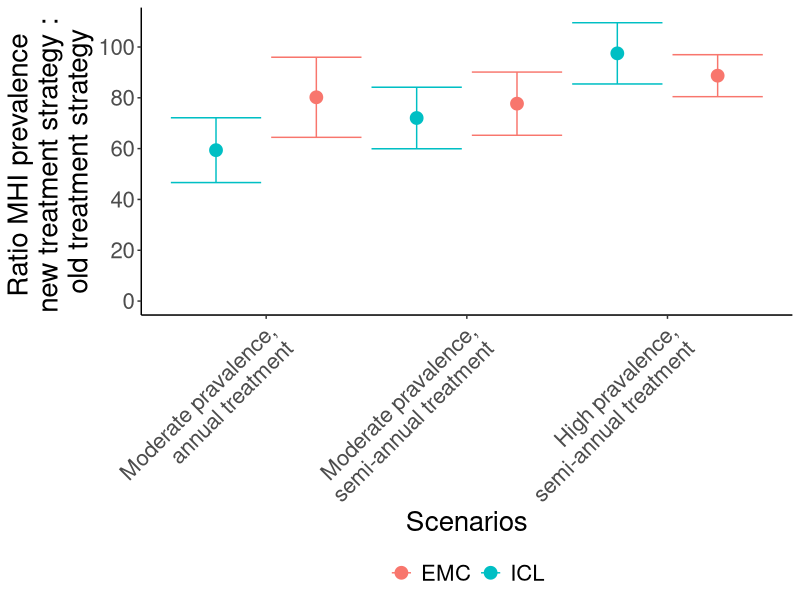
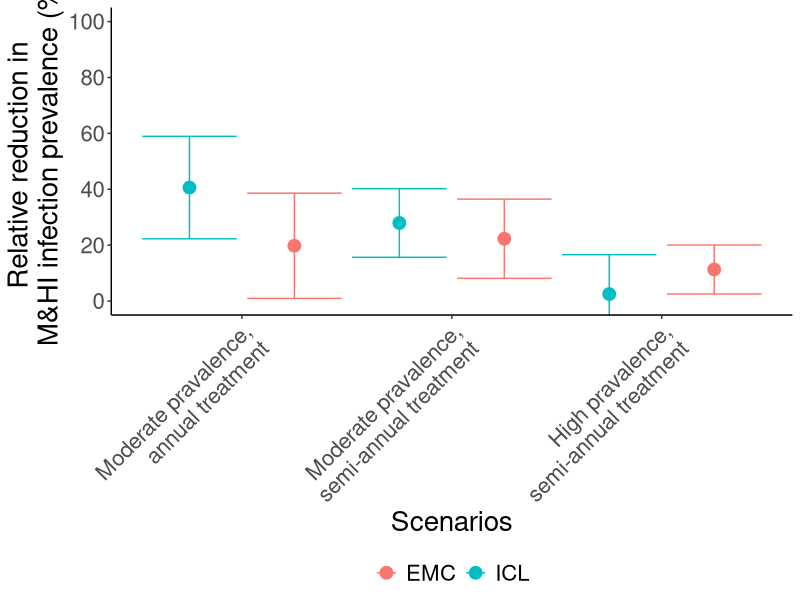
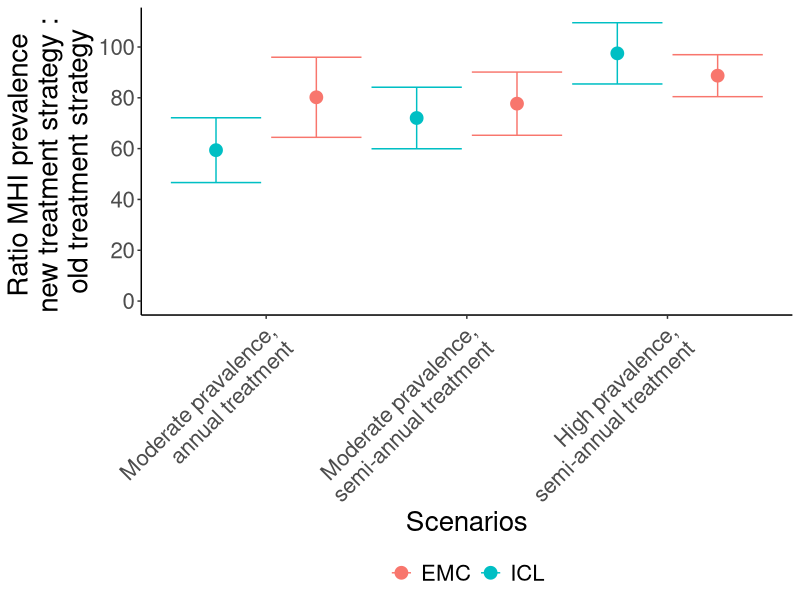
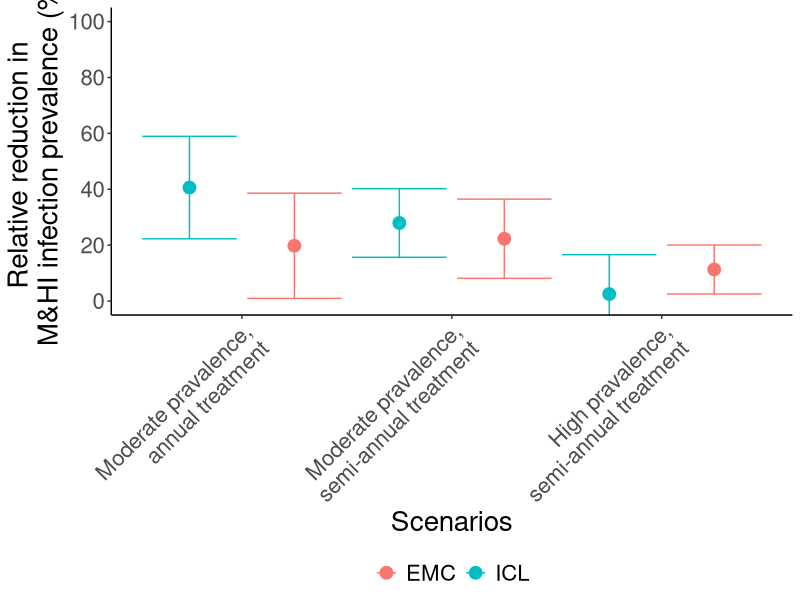

Reproduce these figures in R, in order.

library(ggplot2)

##################################################################################
# Standard deviation of a ratio of independent variables
##################################################################################

sdRatio <- function(mean1, mean2, sd1, sd2)
{
	sdr <- mean1/mean2 * sqrt(sd1^2 / mean1^2 + sd2^2 / mean2^2)
	return(sdr)
}

sdSum <- function(sd1, sd2)
{
	return(sqrt(sd1^2 + sd2^2))
}

##################################################################################
# Moderate prevalence, annual SB
##################################################################################

meanSB_ICL <- 0.0394
meanWRA_ICL <- 0.0234

sdSB_ICL <- 0.00288
sdWRA_ICL <- 0.00184


meanSB_EMC <- 0.0571 
meanWRA_EMC <- 0.0458

sdSB_EMC <- 0.00308
sdWRA_EMC <- 0.00255


#reduction_ICL <- meanSB_ICL - meanWRA_ICL
#sd_reduction_ICL <- sdSum(sdSB_ICL, sdWRA_ICL)

ratio_mod_1_ICL <- meanWRA_ICL / meanSB_ICL
sd_mod_1_ICL <- sdRatio(meanWRA_ICL, meanSB_ICL, sdWRA_ICL, sdSB_ICL)



#reduction_EMC <- meanSB_EMC - meanWRA_EMC
#sd_reduction_EMC <- sdSum(sdSB_EMC, sdWRA_EMC)

ratio_mod_1_EMC <- meanWRA_EMC / meanSB_EMC
sd_mod_1_EMC <- sdRatio(meanWRA_EMC, meanSB_EMC, sdWRA_EMC, sdSB_EMC)



##################################################################################
# Moderate prevalence, semi-annual SB
##################################################################################

meanSB_ICL <- 0.0322
meanWRA_ICL <- 0.0232

sdSB_ICL <- 0.00222
sdWRA_ICL <- 0.00197


meanSB_EMC <- 0.0574 
meanWRA_EMC <- 0.0446

sdSB_EMC <- 0.00314
sdWRA_EMC <- 0.00245



#reduction_ICL <- meanSB_ICL - meanWRA_ICL
#sd_reduction_ICL <- sdSum(sdSB_ICL, sdWRA_ICL)

ratio_mod_2_ICL <- meanWRA_ICL / meanSB_ICL
sd_mod_2_ICL <- sdRatio(meanWRA_ICL, meanSB_ICL, sdWRA_ICL, sdSB_ICL)


#reduction_EMC <- meanSB_EMC - meanWRA_EMC
#sd_reduction_EMC <- sdSum(sdSB_EMC, sdWRA_EMC)

ratio_mod_2_EMC <- meanWRA_EMC / meanSB_EMC
sd_mod_2_EMC <- sdRatio(meanWRA_EMC, meanSB_EMC, sdWRA_EMC, sdSB_EMC)



##################################################################################
# High prevalence, semi-annual SB
##################################################################################

meanSB_ICL <- 0.0798
meanWRA_ICL <- 0.0778

sdSB_ICL <- 0.00363
sdWRA_ICL <- 0.00329


meanSB_EMC <- 0.124 
meanWRA_EMC <- 0.110

sdSB_EMC <- 0.00384
sdWRA_EMC <- 0.00382



#reduction_ICL <- meanSB_ICL - meanWRA_ICL
#sd_reduction_ICL <- sdSum(sdSB_ICL, sdWRA_ICL)

ratio_high_2_ICL <- meanWRA_ICL / meanSB_ICL
sd_high_2_ICL <- sdRatio(meanWRA_ICL, meanSB_ICL, sdWRA_ICL, sdSB_ICL)


#reduction_EMC <- meanSB_EMC - meanWRA_EMC
#sd_reduction_EMC <- sdSum(sdSB_EMC, sdWRA_EMC)

ratio_high_2_EMC <- meanWRA_EMC / meanSB_EMC
sd_high_2_EMC <- sdRatio(meanWRA_EMC, meanSB_EMC, sdWRA_EMC, sdSB_EMC)


################################################################################

outpath <- "D:\\STH\\ModellingConsortium\\WRAquestion\\Output\\"

#ratios <- c(ratio_mod_1_ICL, ratio_mod_2_ICL, ratio_high_2_ICL, ratio_mod_1_EMC, ratio_mod_2_EMC, ratio_high_2_EMC)*100
ratios <- c(ratio_mod_1_ICL, ratio_mod_1_EMC, ratio_mod_2_ICL, ratio_mod_2_EMC, ratio_high_2_ICL, ratio_high_2_EMC)*100
sds <- c(sd_mod_1_ICL, sd_mod_2_ICL, sd_high_2_ICL, sd_mod_1_EMC, sd_mod_2_EMC, sd_high_2_EMC)*100
scenarios <- seq(1, 12, 2)
unis <- c(rep(c("ICL", "EMC"), 3))

df <- data.frame(ratios=ratios, scenarios=scenarios, sds=sds, unis=unis)

p <- ggplot(data=df, aes(x=scenarios, y=ratios, colour=unis))
p <- p + theme(panel.grid.major=element_blank(), panel.grid.minor=element_blank(), panel.background=element_blank(), axis.line=element_line(colour="black"), axis.title=element_text(size=20), axis.text=element_text(size=16), axis.text.x=element_text(angle=45, hjust=1), legend.title=element_blank(), legend.text=element_text(size=16), legend.position="bottom")
p <- p + geom_point(size=4)
p <- p + geom_errorbar(aes(ymin=ratios-2*sds, ymax=ratios+2*sds))
p <- p + scale_y_continuous(breaks=seq(0, 110, 20), limits=c(0, 110)) 
p <- p + xlab("Scenarios") + ylab("Ratio MHI prevalence \nnew treatment strategy : \nold treatment strategy")
p <- p + scale_x_continuous(breaks=c(2, 6, 10), labels=c("Moderate pravalence,\nannual treatment", "Moderate pravalence,\nsemi-annual treatment", "High pravalence,\nsemi-annual treatment"))
print(p)
ggsave(paste0(outpath, "summaryFigure1.jpeg"), p, dpi=300)

###################################################################################################################


##################################################################################
# Moderate prevalence, annual SB
##################################################################################

meanSB_ICL <- 0.0394
meanWRA_ICL <- 0.0234

sdSB_ICL <- 0.00288
sdWRA_ICL <- 0.00184


meanSB_EMC <- 0.0571 
meanWRA_EMC <- 0.0458

sdSB_EMC <- 0.00308
sdWRA_EMC <- 0.00255


reduction_ICL <- meanSB_ICL - meanWRA_ICL
sd_reduction_ICL <- sdSum(sdSB_ICL, sdWRA_ICL)

ratio_mod_1_ICL <- reduction_ICL / meanSB_ICL
sd_mod_1_ICL <- sdRatio(reduction_ICL, meanSB_ICL, sd_reduction_ICL, sdSB_ICL)


reduction_EMC <- meanSB_EMC - meanWRA_EMC
sd_reduction_EMC <- sdSum(sdSB_EMC, sdWRA_EMC)

ratio_mod_1_EMC <- reduction_EMC / meanSB_EMC
sd_mod_1_EMC <- sdRatio(reduction_EMC, meanSB_EMC, sd_reduction_EMC, sdSB_EMC)



##################################################################################
# Moderate prevalence, semi-annual SB
##################################################################################

meanSB_ICL <- 0.0322
meanWRA_ICL <- 0.0232

sdSB_ICL <- 0.00222
sdWRA_ICL <- 0.00197


meanSB_EMC <- 0.0574 
meanWRA_EMC <- 0.0446

sdSB_EMC <- 0.00314
sdWRA_EMC <- 0.00245



reduction_ICL <- meanSB_ICL - meanWRA_ICL
sd_reduction_ICL <- sdSum(sdSB_ICL, sdWRA_ICL)

ratio_mod_2_ICL <- reduction_ICL / meanSB_ICL
sd_mod_2_ICL <- sdRatio(reduction_ICL, meanSB_ICL, sd_reduction_ICL, sdSB_ICL)


reduction_EMC <- meanSB_EMC - meanWRA_EMC
sd_reduction_EMC <- sdSum(sdSB_EMC, sdWRA_EMC)

ratio_mod_2_EMC <- reduction_EMC / meanSB_EMC
sd_mod_2_EMC <- sdRatio(reduction_EMC, meanSB_EMC, sd_reduction_EMC, sdSB_EMC)



##################################################################################
# High prevalence, semi-annual SB
##################################################################################

meanSB_ICL <- 0.0798
meanWRA_ICL <- 0.0778

sdSB_ICL <- 0.00363
sdWRA_ICL <- 0.00329


meanSB_EMC <- 0.124 
meanWRA_EMC <- 0.110

sdSB_EMC <- 0.00384
sdWRA_EMC <- 0.00382



reduction_ICL <- meanSB_ICL - meanWRA_ICL
sd_reduction_ICL <- sdSum(sdSB_ICL, sdWRA_ICL)

ratio_high_2_ICL <- reduction_ICL / meanSB_ICL
sd_high_2_ICL <- sdRatio(reduction_ICL, meanSB_ICL, sd_reduction_ICL, sdSB_ICL)


reduction_EMC <- meanSB_EMC - meanWRA_EMC
sd_reduction_EMC <- sdSum(sdSB_EMC, sdWRA_EMC)

ratio_high_2_EMC <- reduction_EMC / meanSB_EMC
sd_high_2_EMC <- sdRatio(reduction_EMC, meanSB_EMC, sd_reduction_EMC, sdSB_EMC)


################################################################################

outpath <- "D:\\STH\\ModellingConsortium\\WRAquestion\\Output\\"

#ratios <- c(ratio_mod_1_ICL, ratio_mod_2_ICL, ratio_high_2_ICL, ratio_mod_1_EMC, ratio_mod_2_EMC, ratio_high_2_EMC)*100
ratios <- c(ratio_mod_1_ICL, ratio_mod_1_EMC, ratio_mod_2_ICL, ratio_mod_2_EMC, ratio_high_2_ICL, ratio_high_2_EMC)*100
sds <- c(sd_mod_1_ICL, sd_mod_2_ICL, sd_high_2_ICL, sd_mod_1_EMC, sd_mod_2_EMC, sd_high_2_EMC)*100
scenarios <- seq(1, 12, 2)
unis <- c(rep(c("ICL", "EMC"), 3))

df <- data.frame(ratios=ratios, scenarios=scenarios, sds=sds, unis=unis)

p <- ggplot(data=df, aes(x=scenarios, y=ratios, colour=unis))
p <- p + theme(panel.grid.major=element_blank(), panel.grid.minor=element_blank(), panel.background=element_blank(), axis.line=element_line(colour="black"), axis.title=element_text(size=20), axis.text=element_text(size=16), axis.text.x=element_text(angle=45, hjust=1), legend.title=element_blank(), legend.text=element_text(size=16), legend.position="bottom")
p <- p + geom_point(size=4)
p <- p + geom_errorbar(aes(ymin=ratios-2*sds, ymax=ratios+2*sds))
p <- p + scale_y_continuous(breaks=seq(0, 110, 20)) + coord_cartesian(ylim=c(0,100)) 
p <- p + xlab("Scenarios") + ylab("Relative reduction in \nM&HI infection prevalence (%)")
p <- p + scale_x_continuous(breaks=c(2, 6, 10), labels=c("Moderate pravalence,\nannual treatment", "Moderate pravalence,\nsemi-annual treatment", "High pravalence,\nsemi-annual treatment"))
print(p)
ggsave(paste0(outpath, "summaryFigure2.jpeg"), p, dpi=300)





